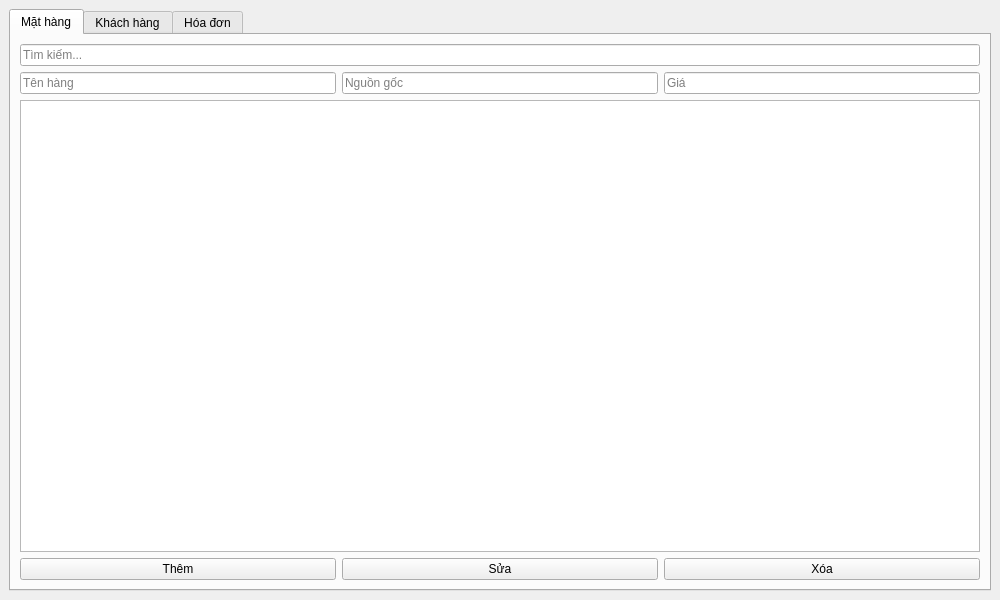
<?xml version="1.0" encoding="UTF-8"?>
<ui version="4.0">
 <class>MainWindow</class>
 <widget class="QMainWindow" name="MainWindow">
  <property name="geometry">
   <rect>
    <x>0</x>
    <y>0</y>
    <width>1000</width>
    <height>600</height>
   </rect>
  </property>
  <property name="windowTitle">
   <string>Quản lý bán hàng</string>
  </property>
  <widget class="QWidget" name="centralwidget">
   <layout class="QVBoxLayout">
    <item>
     <widget class="QTabWidget" name="tabWidget">
      <property name="currentIndex">
       <number>0</number>
      </property>
      <widget class="QWidget" name="tabHang">
       <attribute name="title">
        <string>Mặt hàng</string>
       </attribute>
       <layout class="QVBoxLayout">
        <item>
         <widget class="QLineEdit" name="txtSearchHang">
          <property name="placeholderText">
           <string>Tìm kiếm...</string>
          </property>
         </widget>
        </item>
        <item>
         <layout class="QHBoxLayout">
          <item>
           <widget class="QLineEdit" name="txtTenHang">
            <property name="placeholderText">
             <string>Tên hàng</string>
            </property>
           </widget>
          </item>
          <item>
           <widget class="QLineEdit" name="txtNguon">
            <property name="placeholderText">
             <string>Nguồn gốc</string>
            </property>
           </widget>
          </item>
          <item>
           <widget class="QLineEdit" name="txtGia">
            <property name="placeholderText">
             <string>Giá</string>
            </property>
           </widget>
          </item>
         </layout>
        </item>
        <item>
         <widget class="QTableWidget" name="tblHang"/>
        </item>
        <item>
         <layout class="QHBoxLayout">
          <item>
           <widget class="QPushButton" name="btnAddHang">
            <property name="text">
             <string>Thêm</string>
            </property>
           </widget>
          </item>
          <item>
           <widget class="QPushButton" name="btnEditHang">
            <property name="text">
             <string>Sửa</string>
            </property>
           </widget>
          </item>
          <item>
           <widget class="QPushButton" name="btnDelHang">
            <property name="text">
             <string>Xóa</string>
            </property>
           </widget>
          </item>
         </layout>
        </item>
       </layout>
      </widget>
      <widget class="QWidget" name="tabKH">
       <attribute name="title">
        <string>Khách hàng</string>
       </attribute>
       <layout class="QVBoxLayout">
        <item>
         <widget class="QLineEdit" name="txtSearchKH">
          <property name="placeholderText">
           <string>Tìm khách hàng...</string>
          </property>
         </widget>
        </item>
        <item>
         <layout class="QHBoxLayout">
          <item>
           <widget class="QLineEdit" name="txtTenKH">
            <property name="placeholderText">
             <string>Tên khách</string>
            </property>
           </widget>
          </item>
          <item>
           <widget class="QLineEdit" name="txtDiaChi">
            <property name="placeholderText">
             <string>Địa chỉ</string>
            </property>
           </widget>
          </item>
          <item>
           <widget class="QLineEdit" name="txtSDT">
            <property name="placeholderText">
             <string>SĐT</string>
            </property>
           </widget>
          </item>
         </layout>
        </item>
        <item>
         <widget class="QTableWidget" name="tblKH"/>
        </item>
        <item>
         <layout class="QHBoxLayout">
          <item>
           <widget class="QPushButton" name="btnAddKH">
            <property name="text">
             <string>Thêm</string>
            </property>
           </widget>
          </item>
          <item>
           <widget class="QPushButton" name="btnEditKH">
            <property name="text">
             <string>Sửa</string>
            </property>
           </widget>
          </item>
          <item>
           <widget class="QPushButton" name="btnDelKH">
            <property name="text">
             <string>Xóa</string>
            </property>
           </widget>
          </item>
         </layout>
        </item>
       </layout>
      </widget>
      <widget class="QWidget" name="tabHD">
       <attribute name="title">
        <string>Hóa đơn</string>
       </attribute>
       <layout class="QVBoxLayout">
        <item>
         <widget class="QLineEdit" name="txtSearchHD">
          <property name="placeholderText">
           <string>Tìm hóa đơn...</string>
          </property>
         </widget>
        </item>
        <item>
         <widget class="QTableWidget" name="tblHD"/>
        </item>
        <item>
         <widget class="QTableWidget" name="tblCT"/>
        </item>
       </layout>
      </widget>
     </widget>
    </item>
   </layout>
  </widget>
 </widget>
 <resources/>
 <connections/>
</ui>
